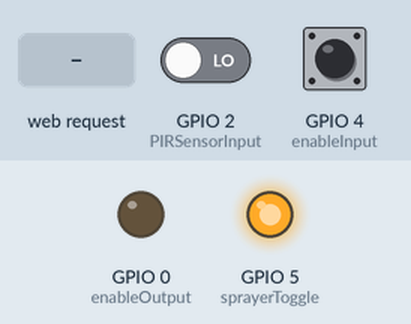
Recording of a sketch running on a simulated ESP8266 (NodeMCU). On the bench: output pins drawn as LEDs (lit = HIGH). Inputs (shaded band) come from the test bench; at power-on: GPIO 4 (enableInput) LOW, GPIO 2 (PIRSensorInput) LOW. WiFi joins after 1.5 s; servers stay silent unless stated; what the sketch prints to the serial monitor is not drawn.

Above: at 2.7 s.
2.8 s: HTTP request GET /enable/on received
At 3.8 s:
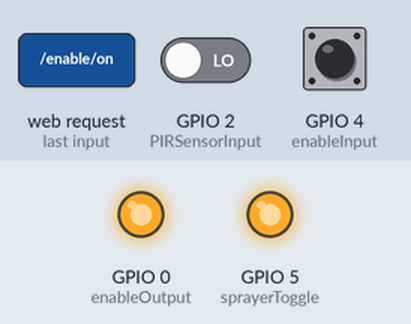
4.3 s: GPIO 4 (enableInput) driven HIGH
5.8 s: HTTP request GET /enable/off received
At 6.1 s:
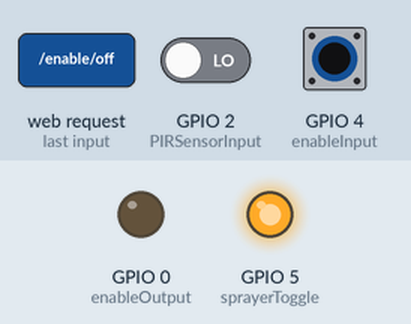
7.3 s: GPIO 2 (PIRSensorInput) driven HIGH
At 7.7 s:
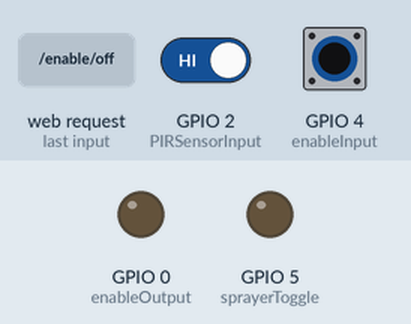
9.3 s: GPIO 4 (enableInput) pulsed LOW 5 times (0.12 s each, 0.3 s apart)
Timing chart, 0 to 12.8 s (numbered marks = the images above; inputs shaded):
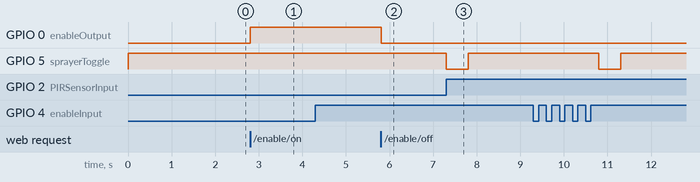

The sketch:

src.ino
```cpp
// Load Wi-Fi library
#include <ESP8266WiFi.h>

// Replace with your network credentials
const char* ssid     = "<ssid>";
const char* password = "<password>";

// Set your Static IP address
IPAddress localIP(192, 168, 1, 184);
// Set your Gateway IP address
IPAddress gateway(192, 168, 1, 1);
IPAddress subnet(255, 255, 0, 0);

// Set web server port number to 80
WiFiServer server(80);

// Variable to store the HTTP request
String header;

// Auxiliar variable to store the current output state
String enableState = "off";

const int enableOutput = 0;
const int enableInput = 4;
const int PIRSensorInput = 2;    //PIR Sensor OUT Pin
const int sprayerToggle = 5;

const int SPRAY_DURATION = 3000;
const int POST_SPRAY_WAIT = 10000;

bool enable = false;

// Current time
unsigned long currentTime = millis();
// Previous time
unsigned long previousTime = 0;
// Define timeout time in milliseconds (example: 2000ms = 2s)
const long timeoutTime = 2000;


void initializeServer() {
  if (!WiFi.config(localIP, gateway, subnet)) {
    Serial.println("STA Failed to configure");
  }

  // Connect to Wi-Fi network with SSID and password
  Serial.print("Connecting to ");
  Serial.println(ssid);
  WiFi.begin(ssid, password);
  while (WiFi.status() != WL_CONNECTED) {
    delay(500);
    Serial.print(".");
  }
  // Print local IP address and start web server
  Serial.println("");
  Serial.println("WiFi connected.");
  Serial.println("IP address: ");
  Serial.println(WiFi.localIP());
  server.begin();
}

void serverClientCommunication(WiFiClient client) {
  Serial.println("New Client.");          // print a message out in the serial port
  String currentLine = "";                // make a String to hold incoming data from the client
  currentTime = millis();
  previousTime = currentTime;
  while (client.connected() && currentTime - previousTime <= timeoutTime) { // loop while the client's connected
    currentTime = millis();
    if (client.available()) {             // if there's bytes to read from the client,
      char c = client.read();             // read a byte, then
      Serial.write(c);                    // print it out the serial monitor
      header += c;
      if (c == '\n') {                    // if the byte is a newline character
        // if the current line is blank, you got two newline characters in a row.
        // that's the end of the client HTTP request, so send a response:
        if (currentLine.length() == 0) {
          // HTTP headers always start with a response code (e.g. HTTP/1.1 200 OK)
          // and a content-type so the client knows what's coming, then a blank line:
          client.println("HTTP/1.1 200 OK");
          client.println("Content-type:text/html");
          client.println("Connection: close");
          client.println();

          // turns the GPIOs on and off
          if (header.indexOf("GET /enable/on") >= 0) {
            enableState = "on";
            digitalWrite(enableOutput, HIGH);
            Serial.println("Defences ON");
          } else if (header.indexOf("GET /enable/off") >= 0) {
            enableState = "off";
            digitalWrite(enableOutput, LOW);
            Serial.println("Defences OFF");
          }

          // Display the HTML web page
          client.println("<!DOCTYPE html><html>");
          client.println("<head><meta name=\"viewport\" content=\"width=device-width, initial-scale=1\">");
          client.println("<link rel=\"icon\" href=\"data:,\">");
          // CSS to style the on/off buttons
          // Feel free to change the background-color and font-size attributes to fit your preferences
          client.println("<style>html { font-family: Helvetica; display: inline-block; margin: 0px auto; text-align: center;}");
          client.println(".button { background-color: #FF0000; border: none; color: white; padding: 16px 40px;");
          client.println("text-decoration: none; font-size: 30px; margin: 2px; cursor: pointer;}");
          client.println(".button2 {background-color: #77878A;}</style></head>");

          // Web Page Heading
          client.println("<body><h1>Anti-Meow Defences</h1>");

          // Display current state, and ON/OFF buttons for GPIO 5
          client.println("<p>Defences " + enableState + "</p>");
          // If the enableState is off, it displays the ON button
          if (enableState=="off") {
            client.println("<p><a href=\"/enable/on\"><button class=\"button\">ARM</button></a></p>");
          } else {
            client.println("<p><a href=\"/enable/off\"><button class=\"button button2\">DISARM</button></a></p>");
          }

          client.println("</body></html>");

          // The HTTP response ends with another blank line
          client.println();
          // Break out of the while loop
          break;
        } else { // if you got a newline, then clear currentLine
          currentLine = "";
        }
      } else if (c != '\r') {  // if you got anything else but a carriage return character,
        currentLine += c;      // add it to the end of the currentLine
      }
    }
  }
  // Clear the header variable
  header = "";
  // Close the connection
  client.stop();
//  Serial.println("Client disconnected.");
  Serial.println("");
}

void toggleEnable() {
  Serial.println("INTERRUPT!!!!");
  enable = !enable;
}

// wait with waiting output
// only works with ms as a multiple of 1000
void wait(int ms, bool exclaim = false) {
  for (int i = 0; i < ms/1000; i++) {
    delay(1000);
    if (exclaim) Serial.print("!!!"); else Serial.print(".");
  }
  Serial.println("");
}

void setup() {
  Serial.begin(9600);
  // Initialize the output variable as outputs
  pinMode(enableOutput, OUTPUT);
  pinMode(enableInput, INPUT);
  pinMode(PIRSensorInput, INPUT);
  pinMode(sprayerToggle, OUTPUT);
  attachInterrupt(digitalPinToInterrupt(enableInput), toggleEnable, CHANGE);
  // Set output to LOW
  digitalWrite(enableOutput, LOW);

   digitalWrite(sprayerToggle, HIGH);

  initializeServer();
}

void loop(){
  WiFiClient client = server.available();   // Listen for incoming clients

  if (client) {                             // If a new client connects,
    serverClientCommunication(client);
  }

  if (enable && digitalRead(PIRSensorInput) == HIGH)
  {
     Serial.println("Cat detected!");
     Serial.print("Commencing sprayage");

     digitalWrite(sprayerToggle, LOW);
     delay(500);
     digitalWrite(sprayerToggle, HIGH);

     wait(SPRAY_DURATION, true);
     digitalWrite(sprayerToggle, LOW);
     delay(500);

     digitalWrite(sprayerToggle, HIGH);
     Serial.print("Reloading");

     wait(POST_SPRAY_WAIT);
     Serial.println("Reloaded");
  }
}
```

Measured:
- after the input at 2.8 s, GPIO 0 (enableOutput): LOW → HIGH at once
- after the input at 4.3 s, every drawn part: stays the same
- after the input at 5.8 s, GPIO 0 (enableOutput): HIGH → LOW at once
- after the input at 7.3 s, GPIO 5 (sprayerToggle): HIGH → LOW at once, → HIGH 0.50 s later
